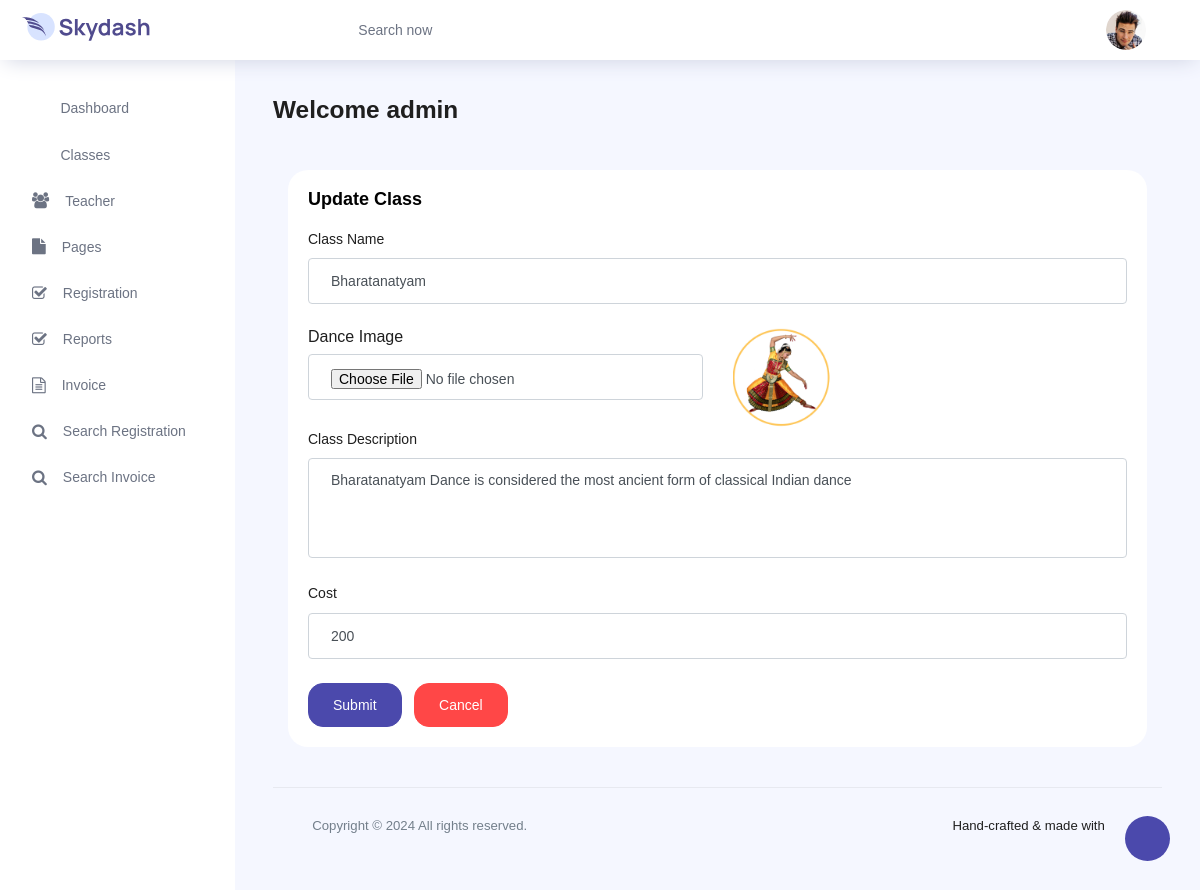
The page /edit_class/1 (signed in) on the database its author committed.
### danceapp/models.py (models this page shows, shortened)
class Class(models.Model):
    classname = models.CharField(max_length=200, null=True, blank=True)
    image = models.FileField(max_length=200, null=True, blank=True)
    description = models.CharField(max_length=200, null=True, blank=True)
    cost = models.CharField(max_length=200, null=True, blank=True)
    creationdate = models.DateTimeField(auto_now_add=True)

### danceapp/views.py (the view, shortened to what this page needs)
# urls.py: path('edit_class/<int:pid>', add_class, name="edit_class"),
@login_required(login_url='/admin_login/')
def add_class(request, pid=None):
    classes = None
    if pid:
        classes = Class.objects.get(id=pid)
    return render(request, 'add_class.html', locals())

### danceapp/templates/add_class.html (shortened to what this page needs)
{% extends 'admin_index.html' %}
{% load static %}
{% block body %}
<div class="col-12 grid-margin stretch-card">
              <div class="card">
                <div class="card-body">
                  <h4 class="card-title">{% if pid %}Update{% else %}Add{% endif %} Class</h4>
   {% if pid %}
                  <form action="" method="post" enctype="multipart/form-data">
                    <div class="form-group">
                      <label for="exampleInputName1">Class Name</label>
                      <input type="text" class="form-control" name="classname" id="exampleInputName1" placeholder="ClassName" value="{{classes.classname}}">
                    </div>
                    <div class="row">
                    <div class="col-md-6">
                      <label class="form-label">Dance Image</label>
                      <input type="file" class="form-control" id="exampleInputPassword" name="image">
                    </div>
                    <div class="col-md-6">
                      <img src="{{classes.image.url}}" height="100" width="100">
                    </div>
                    </div>
                    <div class="form-group">
                      <label>Class Description</label>
                        <textarea rows="5" class="form-control select2bs4" name="description" placeholder="Write You Description" style="width: 100%;">{{classes.description}}</textarea>
                    </div>
                    <div class="form-group">
                      <label>Cost</label>
                      <input type="number" class="form-control" name="cost" placeholder="Cost" value="{{classes.cost}}">
                    </div>
                    <div>
                    <button type="submit" class="btn btn-primary mr-2">Submit</button>
                    <button class="btn btn-danger" type="reset">Cancel</button>
                    </div>
                  </form>
                 {% endif %}
                </div>
              </div>
            </div>
{% endblock %}

### danceapp/templates/admin_index.html (shortened to what this page needs)
<!DOCTYPE html>
{% load static %}
<html lang="en">
<head>
  <link rel="stylesheet" href="{% static 'vendors/feather/feather.css' %}">
  <link rel="stylesheet" href="{% static 'vendors/ti-icons/css/themify-icons.css' %}">
  <link rel="stylesheet" href="{% static 'vendors/css/vendor.bundle.base.css' %}">
  <link rel="stylesheet" href="{% static 'vendors/datatables.net-bs4/dataTables.bootstrap4.css' %}">
  <link rel="stylesheet" href="{% static 'vendors/ti-icons/css/themify-icons.css' %}">
  <link rel="stylesheet" type="text/css" href="{% static 'js/select.dataTables.min.css' %}">
  <link rel="stylesheet" href="{% static 'css/vertical-layout-light/style.css' %}">
<link rel="stylesheet" href="https://cdnjs.cloudflare.com/ajax/libs/font-awesome/4.7.0/css/font-awesome.min.css">
</head>
<body>
  <div class="container-scroller">
    <nav class="navbar col-lg-12 col-12 p-0 fixed-top d-flex flex-row">
      <div class="text-center navbar-brand-wrapper d-flex align-items-center justify-content-center">
        <a class="navbar-brand brand-logo mr-5" href="index.html"><img src="{% static 'images/logo.svg' %}" class="mr-2" alt="logo"/></a>
      </div>
      <div class="navbar-menu-wrapper d-flex align-items-center justify-content-end">
        <button class="navbar-toggler navbar-toggler align-self-center" type="button" data-toggle="minimize">
          <span class="icon-menu"></span>
        </button>
        <ul class="navbar-nav mr-lg-2">
          <li class="nav-item nav-search d-none d-lg-block">
            <div class="input-group">
              <div class="input-group-prepend hover-cursor" id="navbar-search-icon">
                <span class="input-group-text" id="search">
                  <i class="icon-search"></i>
                </span>
              </div>
              <input type="text" class="form-control" id="navbar-search-input" placeholder="Search now" aria-label="search" aria-describedby="search">
            </div>
          </li>
        </ul>
        <ul class="navbar-nav navbar-nav-right">
          <li class="nav-item dropdown">
            <a class="nav-link count-indicator dropdown-toggle" id="notificationDropdown" href="#" data-toggle="dropdown">
              <i style="color:blue" class="icon-bell mx-0"></i>
            </a>
          </li>
          <li class="nav-item nav-profile dropdown">
            <a class="nav-link dropdown-toggle" href="#" data-toggle="dropdown" id="profileDropdown">
              <img src="{% static 'images/faces/face28.jpg' %}" alt="profile"/>
            </a>
          </li>
        </ul>
      </div>
    </nav>
    <div class="container-fluid page-body-wrapper">
      <div class="theme-setting-wrapper">
        <div id="settings-trigger"><i class="ti-settings"></i></div>
      </div>
      <nav class="sidebar sidebar-offcanvas" id="sidebar">
        <ul class="nav">
          <li class="nav-item">
            <a class="nav-link" href="/dashboard/">
              <i class="icon-grid menu-icon"></i>
              <span class="menu-title">Dashboard</span>
            </a>
          </li>
          <li class="nav-item">
            <a class="nav-link" data-toggle="collapse" href="#ui-basic" aria-expanded="false" aria-controls="ui-basic">
              <i class="icon-layout menu-icon"></i>
              <span class="menu-title">Classes</span>
              <i class="menu-arrow"></i>
            </a>
          </li>
          <li class="nav-item">
            <a class="nav-link" data-toggle="collapse" href="#form-elements" aria-expanded="false" aria-controls="form-elements">
              <i class="fa fa-group menu-icon" style="font-size:16px"></i>
              <span class="menu-title">Teacher</span>
              <i class="menu-arrow"></i>
            </a>
          </li>
          <li class="nav-item">
            <a class="nav-link" data-toggle="collapse" href="#charts" aria-expanded="false" aria-controls="charts">
              <i class="fa fa-file menu-icon" aria-hidden="true"></i>
              <span class="menu-title">Pages</span>
              <i class="menu-arrow"></i>
            </a>
          </li>
          <li class="nav-item">
            <a class="nav-link" data-toggle="collapse" href="#tables" aria-expanded="false" aria-controls="tables">
              <i class="fa fa-check-square-o menu-icon" aria-hidden="true"></i>
              <span class="menu-title">Registration</span>
              <i class="menu-arrow"></i>
            </a>
          </li>
          <li class="nav-item">
            <a class="nav-link" data-toggle="collapse" href="#icons" aria-expanded="false" aria-controls="icons">
              <i class="fa fa-check-square-o menu-icon" aria-hidden="true"></i>
              <span class="menu-title">Reports</span>
              <i class="menu-arrow"></i>
            </a>
          </li>
          <li class="nav-item">
            <a class="nav-link" href="/invoice/">
              <i class="fa fa-file-text-o menu-icon" aria-hidden="true"></i>
              <span class="menu-title">Invoice</span>
            </a>
          </li>
          <li class="nav-item">
            <a class="nav-link" href="/search_registration/">
              <i class="fa fa-search menu-icon" aria-hidden="true"></i>
              <span class="menu-title">Search Registration</span>
            </a>
          </li>
          <li class="nav-item">
            <a class="nav-link" href="/search_invoice/">
              <i class="fa fa-search menu-icon" aria-hidden="true"></i>
              <span class="menu-title">Search Invoice</span>
            </a>
          </li>
        </ul>
      </nav>
      <div class="main-panel">
        <div class="content-wrapper">
          <div class="row">
            <div class="col-md-12 grid-margin">
              <div class="row">
                <div class="col-12 col-xl-8 mb-4 mb-xl-0">
                  <h3 class="font-weight-bold">Welcome {{request.user.username}}</h3>
                </div>
                <div class="col-12 col-xl-4">
                </div>
              </div>
            </div>
          </div>
        {% block body %}
        {% endblock %}
        <footer class="footer">
          <div class="d-sm-flex justify-content-center justify-content-sm-between">
            <span class="text-muted text-center text-sm-left d-block d-sm-inline-block">Copyright © <script>document.write(new Date().getFullYear())</script> All rights reserved.</span>
            <span class="float-none float-sm-right d-block mt-1 mt-sm-0 text-center">Hand-crafted & made with <i class="ti-heart text-danger ml-1"></i></span>
          </div>
        </footer>
      </div>
    </div>
  </div>
  </div>
</body>
</html>

### rows shown on the page
Class: classname "Bharatanatyam", image (picture), description "Bharatanatyam Dance is considered the most ancient form of classical Indian dance", cost "200"

### other values the page prints
{{ request.user.username }} "admin"
